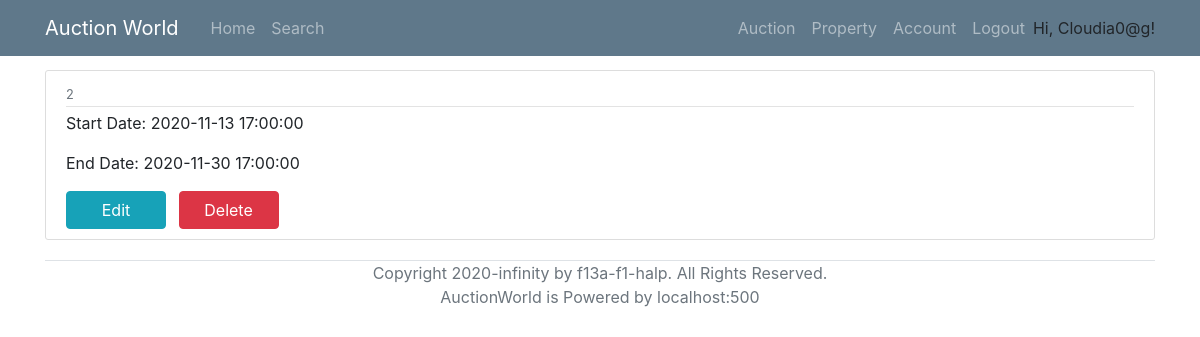
Before: /auction (signed in) with the older database file.
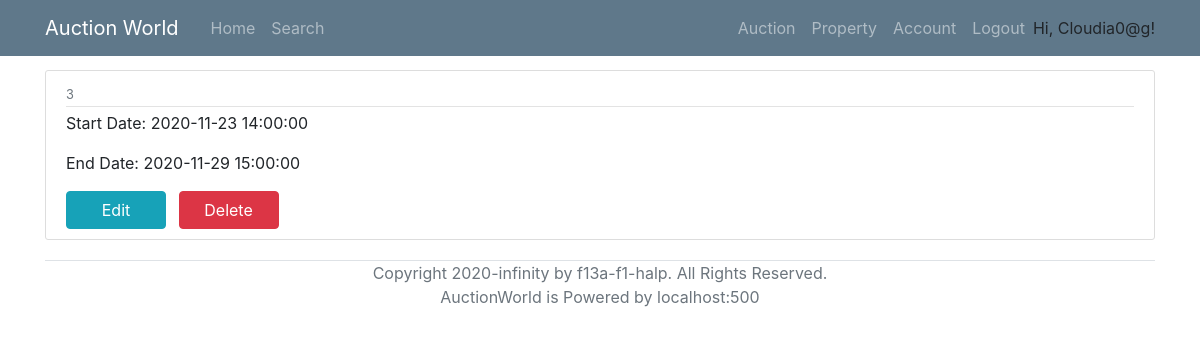
After: the same page with the newer database file.
### models.py (models this page shows, shortened)
class AuctionDetails(db.Model):
    __tablename__ = 'AuctionDetails'
    id = db.Column(db.Integer, primary_key=True)
    AuctionStart = db.Column(db.DateTime, nullable=False)
    AuctionEnd = db.Column(db.DateTime, nullable=False)
    ReservePrice = db.Column(db.Float, nullable=False)
    MinBiddingGap = db.Column(db.Float, nullable=False)
    PropertyID = db.Column(db.String, db.ForeignKey('Property.id'), unique=True, nullable=False)
    SellerID = db.Column(db.Integer, db.ForeignKey('User.id'), nullable=False)

### routes.py (the view)
@app.route("/auction", methods=['GET', 'POST'])
def auctions():
    if current_user.is_anonymous:
        flash('Please login first')
        return redirect(url_for('login'))
    auctions = AuctionDetails.query.filter_by(SellerID = current_user.id).all()
    return render_template('auctions.html', auctions=auctions)

### models.py (called while the page is built)
@login_manager.user_loader
def load_user(id):
    return User.query.get(id)

### templates/auctions.html (shortened to what this page needs)
{% extends "base.html" %}
{% block content %}
    {% for auction in auctions %}
        <article class="media content-section">
          <div class="media-body">
            <div class="article-metadata">
              <small class="text-muted">{{ auction.id}}</small>
            </div>
            <p class="article-content">Start Date: {{ auction.AuctionStart }}</p>
            <p class="article-content">End Date: {{ auction.AuctionEnd }}</p>
            <a class="btn btn-info mr-2 ", style="width: 100px;" href="{{ url_for('changeAuctionDetails', AuctionID_ = auction.id) }}">Edit</a>
            <a class="btn btn-danger", style="width: 100px;" href="{{ url_for('deleteAuction', AuctionID_ = auction.id) }}">Delete</a>
          </div>
        </article>
    {% endfor %}
{% endblock content %}

Changed rows visible on the page:
no longer on this page (row edited): AuctionDetails: id "2", AuctionStart "2020-11-13 17:00:00", AuctionEnd "2020-11-30 17:00:00"
added AuctionDetails: id "3", AuctionStart "2020-11-23 14:00:00", AuctionEnd "2020-11-29 15:00:00"
